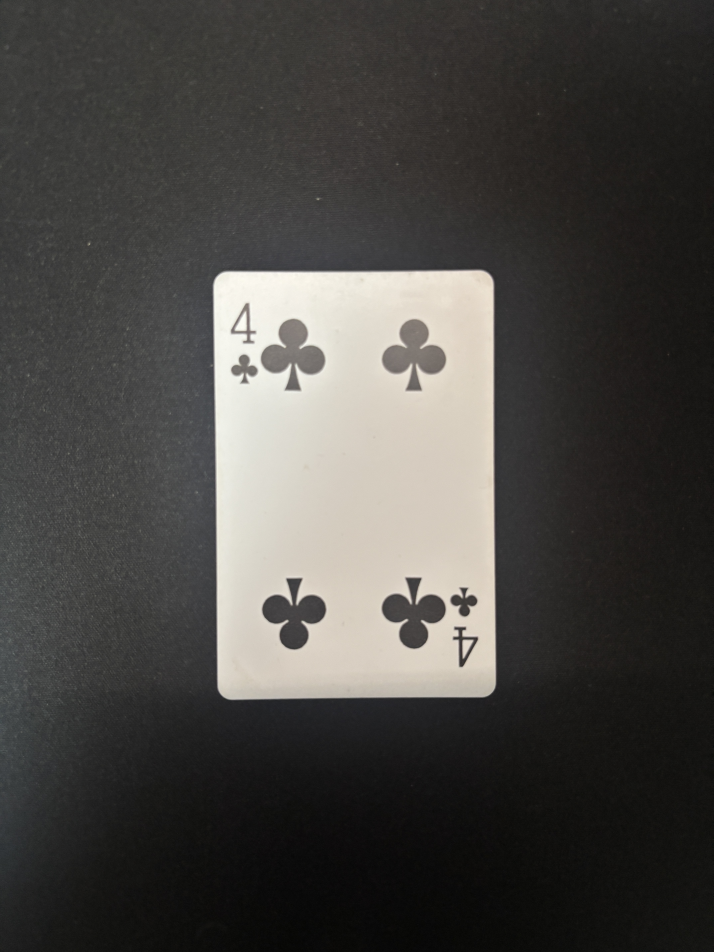
#> input picture data/photos_eval/IMG_7702.JPG, 4284 x 5712 px (shown at 1/6 size)
$ python -i classify.py   (imports and definitions only)
#> lines starting #> are read from the running program, lines starting #| are printed output that depends on the picture; after the words box and inside, x2 and y2 are one past the last pixel; in counts of white or black regions, pixels touching at a corner belong together
#> further down, picture is the input picture: shape (5712, 4284, 3); mean B, G, R 67.5, 70.5, 72.3
"""OpenCVによる古典的な画像処理(テンプレートマッチング)でカードのランク・
スートを判別するモジュール。

公開インターフェースは2関数:

    def predict_rank(image_path: Path) -> str | None
    def predict_suit(image_path: Path) -> str | None

predict_rank は classify_yolo.py と全く同じシグネチャにすることで、
tools/evaluate.py を1本で共通化し、比較の公平性をコードレベルで保証する
(この契約はスート対応を追加した後も変更していない)。

テンプレートは data/template_src/ (T セット) から作る。
data/deck/ (E セット、評価専用)は一切参照しない。

流れ:
    1. 背景を輝度(明度)で分離する。背景は暗色(黒クロス等)、カードは
       明色という前提でグレースケール化しOtsu二値化する
    2. 残った最大の輪郭をカードとみなし、minAreaRect + 射影変換で
       正立・正規サイズの画像に補正する
    3. 左上コーナー(ランクが上段・スートマークが下段というトランプ共通の
       レイアウト)から、輪郭のy位置クラスタリングで「行」に分ける。
       行0をランク文字、行1をスートマークとして扱う(実際に52枚で
       確認した限り、通常はこの2行にきれいに分かれる。まれに行同士が
       融合して1行になることがあり、その場合スートは検出不能=Noneになる)。
    4. T セットから作った「ランク/スートごとのテンプレート画像」との
       正規化相互相関(cv2.matchTemplate)が最大のものを予測する
       (テンプレート作成そのものは build_templates()/build_suit_templates()
       が共通の _build_glyph_templates() を呼ぶ形に統一している)

カードやランク文字/スートマークを検出できなかった場合は None(=UNKNOWN)を
返す。これは classify_yolo.py が検出0件のときに None を返すのと同じ扱いで
あり、tools/evaluate.py はこの2つを区別せず同一のUNKNOWN扱いで集計する。
"""
from __future__ import annotations

from pathlib import Path
from typing import Callable

import cv2
import numpy as np

from common import CardImage, DEFAULT_TEMPLATE_DIR, load_dataset

CARD_W, CARD_H = 400, 560          # カードを射影変換した後の正規サイズ
CORNER_W_FRAC = 0.17               # コーナー領域の幅(カード幅に対する割合)
CORNER_H_FRAC = 0.30               # コーナー領域の高さ
MIN_GLYPH_AREA = 20                # 文字とみなす輪郭の最小面積(px)
MIN_GLYPH_WIDTH = 15               # 文字とみなす輪郭の最小幅(px)。
                                    # クラブ系の一部のカード(C08/C04/CKなど)は、コーナー
                                    # クロップの右端に中央ピップの切れ端が幅8px程度のノイズ
                                    # 輪郭として写り込み、ランク行とスート行の間を橋渡しして
                                    # 誤って1行に融合させる原因になっていた。実測した本物の
                                    # 文字幅(36px以上)より十分小さい閾値でこのノイズだけを除く。
MAX_GLYPH_HEIGHT_FRAC = 0.6        # 文字とみなす輪郭の最大高さ(コーナー高さに対する割合)。
                                    # 絵札の枠線などコーナーの縦幅いっぱいに伸びる装飾線を除外する
ROW_GAP_TOL = 2                    # 同じ行とみなすy方向の許容ギャップ(px)。
                                    # 以前は6pxだったが、Q(絵札)はランク文字の裾とスート
                                    # マークの間隔が実測4〜6pxしかなく、6pxだと2つが1行に
                                    # 融合してランク文字にスートマークが混入してしまっていた
                                    # (T・E各52枚で実測し、0〜2pxなら全カードが正しく2行に
                                    # 分離できることを確認済み)。文字内の複数輪郭(例: "10"の
                                    # "1"と"0")はy範囲が重なる=ギャップが負なので、この値を
                                    # 下げても同じ行として結合され続ける。
GLYPH_SIZE = (48, 64)              # ランクをテンプレート化する際の統一サイズ (w,h)。数字/文字は縦長。
SUIT_GLYPH_SIZE = (48, 48)         # スートマークをテンプレート化する際の統一サイズ (w,h)。
                                    # ハート/ダイヤ/クラブ/スペードは実測でおよそ正方形に近いため
                                    # ランクとは別サイズにしている。

RANK_ROW_INDEX = 0                 # コーナー内の行のうち、ランク文字とみなす行番号
SUIT_ROW_INDEX = 1                 # 同、スートマークとみなす行番号

_TEMPLATE_DIR: Path = DEFAULT_TEMPLATE_DIR
_TEMPLATE_CACHE: dict[str, np.ndarray] | None = None
_SUIT_TEMPLATE_CACHE: dict[str, np.ndarray] | None = None


class CardNotFoundError(RuntimeError):
    """画像からカードやランク文字を検出できなかったときの例外(内部用)。"""


# --- カード検出・射影変換 ----------------------------------------------------


def _order_points(pts: np.ndarray) -> np.ndarray:
    s = pts.sum(axis=1)
    diff = np.diff(pts, axis=1).ravel()
    tl = pts[np.argmin(s)]
    br = pts[np.argmax(s)]
    tr = pts[np.argmin(diff)]
    bl = pts[np.argmax(diff)]
    return np.array([tl, tr, br, bl], dtype=np.float32)


def _find_card_contour(img: np.ndarray) -> np.ndarray:
    """暗い背景(黒クロス等)から明るいカードをOtsu二値化で切り出す。"""
    gray = cv2.cvtColor(img, cv2.COLOR_BGR2GRAY)
    _, card_mask = cv2.threshold(gray, 0, 255, cv2.THRESH_BINARY + cv2.THRESH_OTSU)
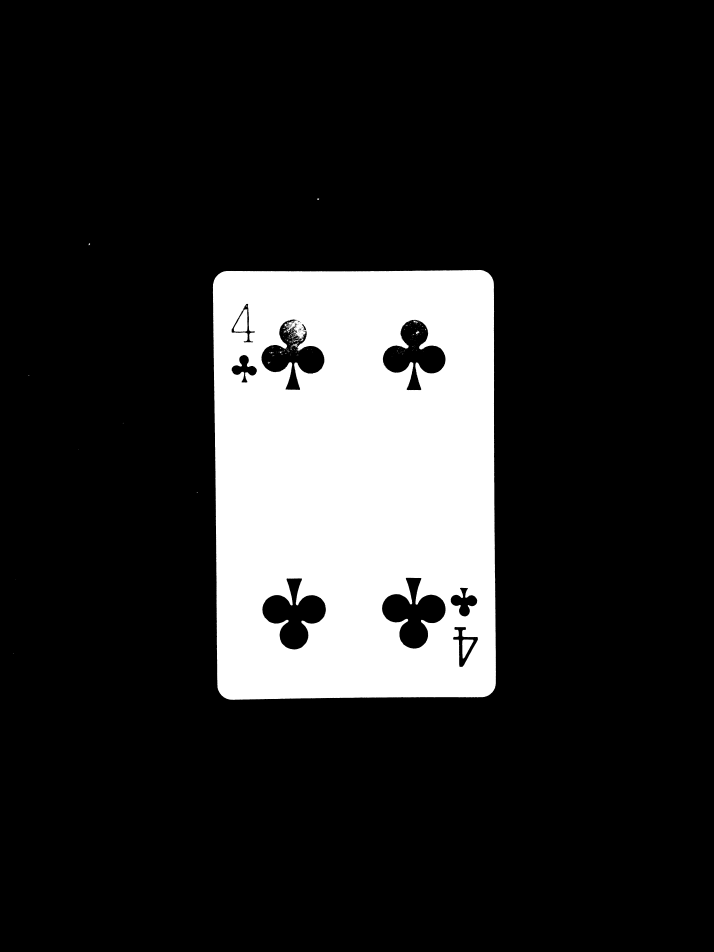
#> card_mask: shape (5712, 4284) (shown at 1/6 size); 16.1% white; 389 white regions (349 under 20 px), largest, box (x1, y1, x2, y2) and area: (1277, 1619, 2976, 4199) 3928281, (1403, 1855, 1486, 1991) 7194, (2773, 3837, 2841, 3951) 4573

    k = max(3, round(min(img.shape[:2]) * 0.01))
#> k = 43
    kernel = cv2.getStructuringElement(cv2.MORPH_ELLIPSE, (k, k))
    card_mask = cv2.morphologyEx(card_mask, cv2.MORPH_OPEN, kernel)
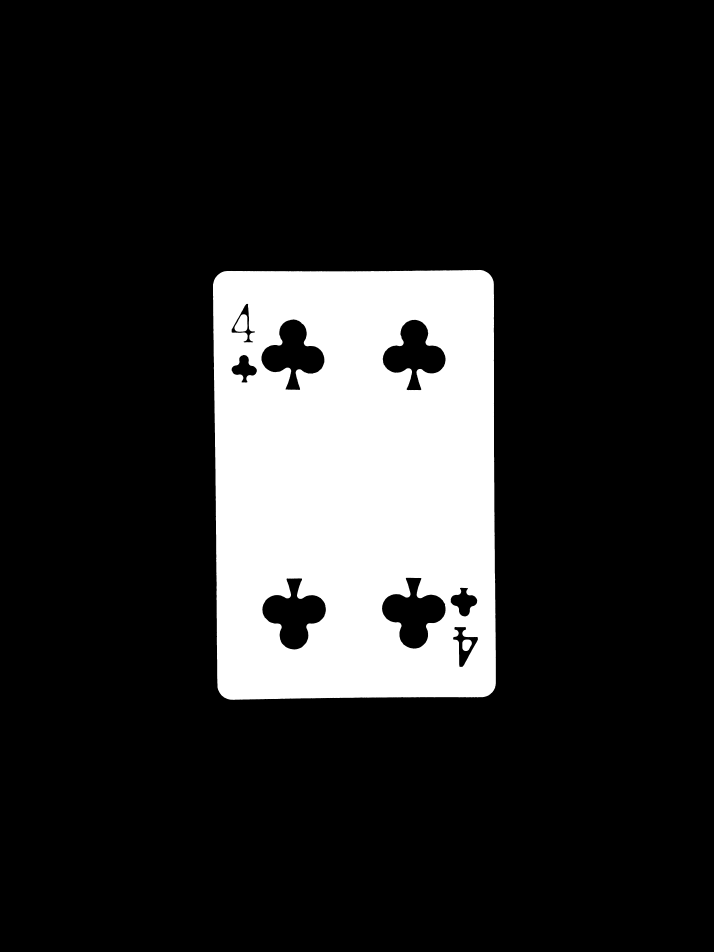
#> card_mask: shape (5712, 4284) (shown at 1/6 size); 16% white; 3 white regions, box (x1, y1, x2, y2) and area: (1278, 1619, 2975, 4199) 3899286, (1407, 1885, 1485, 1991) 6040, (2774, 3837, 2831, 3907) 3141
    card_mask = cv2.morphologyEx(card_mask, cv2.MORPH_CLOSE, kernel)
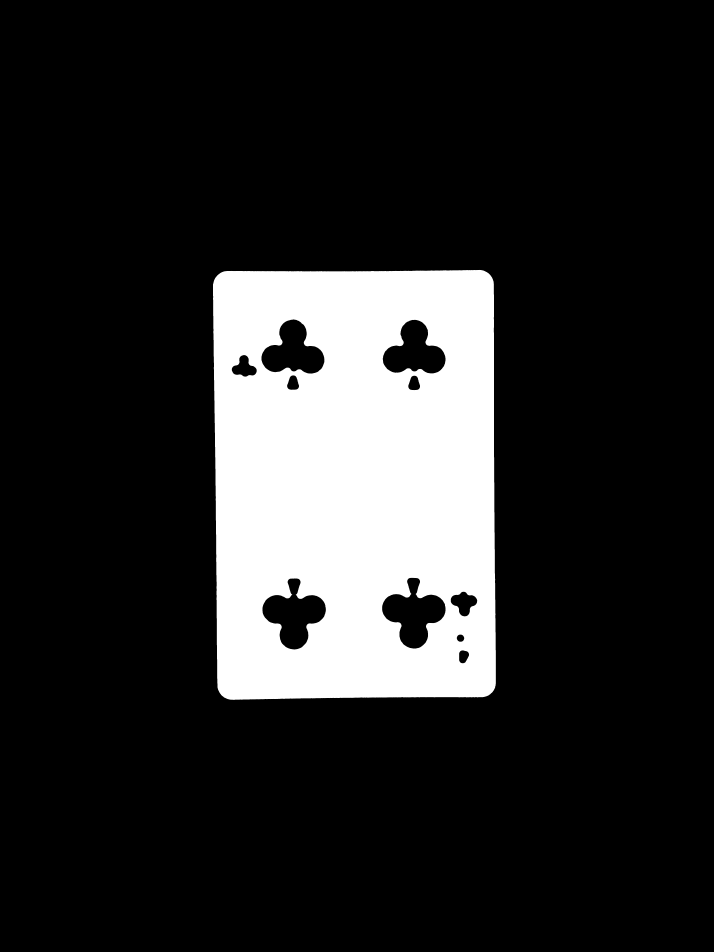
#> card_mask: shape (5712, 4284) (shown at 1/6 size); 16.1% white; 1 white region

    contours, _ = cv2.findContours(card_mask, cv2.RETR_EXTERNAL, cv2.CHAIN_APPROX_SIMPLE)
#> contours = 1 contour; box (x1, y1, x2, y2) and area: (1278, 1619, 2975, 4199) 4282626
    if not contours:
        raise CardNotFoundError("カードらしき領域が見つかりません")
    contour = max(contours, key=cv2.contourArea)
#> contour = contour of 1269 points, box (x1, y1, x2, y2) (1278, 1619, 2975, 4199), area 4282626
    if cv2.contourArea(contour) < img.shape[0] * img.shape[1] * 0.03:
        raise CardNotFoundError("検出領域が小さすぎます(背景除去に失敗した可能性)")
    return contour


def extract_card(img: np.ndarray) -> np.ndarray:
    """写真からカード部分だけを射影変換で切り出し、正規サイズに揃える。

    90°/180°の向き違いまでは補正しない(カードは常に正立で撮影されている前提)。
    """
    contour = _find_card_contour(img)
    (cx, cy), (rw, rh), angle = cv2.minAreaRect(contour)
#> cx = 2126.3; cy = 2907.7; rw = 1685.1; rh = 2573.1; angle = -0.295
    # 背景との境界にアンチエイリアシングや影の縁が残りやすいので、矩形を
    # 内側に少し縮めてから射影変換する(warp後の背景の縁の写り込みを防ぐ)。
    shrink = 0.96
    rect = ((cx, cy), (rw * shrink, rh * shrink), angle)
#> rect = ((2126.3, 2907.7), (1617.7, 2470.2), -0.295)
    box = cv2.boxPoints(rect)
#> box = [[1323.8, 4147], [1311.1, 1676.9], [2928.8, 1668.5], [2941.5, 4138.6]]
    src = _order_points(box)
#> in _order_points, `s = pts.sum(axis=1)`: s = [5470.8, 2987.9, 4597.3, 7080.2]
#> in _order_points, `diff = np.diff(pts, axis=1).ravel()`: diff = [2823.2, 365.8, -1260.3, 1197.1]
#> in _order_points, `tl = pts[np.argmin(s)]`: tl = [1311.1, 1676.9]
#> in _order_points, `br = pts[np.argmax(s)]`: br = [2941.5, 4138.6]
#> in _order_points, `tr = pts[np.argmin(diff)]`: tr = [2928.8, 1668.5]
#> in _order_points, `bl = pts[np.argmax(diff)]`: bl = [1323.8, 4147]
#> src = [[1311.1, 1676.9], [2928.8, 1668.5], [2941.5, 4138.6], [1323.8, 4147]]

    w = max(np.linalg.norm(src[0] - src[1]), np.linalg.norm(src[3] - src[2]))
#> w = 1617.7
    h = max(np.linalg.norm(src[0] - src[3]), np.linalg.norm(src[1] - src[2]))
#> h = 2470.2
    dst = np.array([[0, 0], [w - 1, 0], [w - 1, h - 1], [0, h - 1]], dtype=np.float32)
#> dst = [[0, 0], [1616.7, 0], [1616.7, 2469.2], [0, 2469.2]]

    matrix = cv2.getPerspectiveTransform(src, dst)
#> matrix = [[0.999, -0.00515, -1301.6], [0.00515, 1, -1682.9], [-6.11e-11, 6.3e-13, 1]]
    warped = cv2.warpPerspective(img, matrix, (int(w), int(h)))
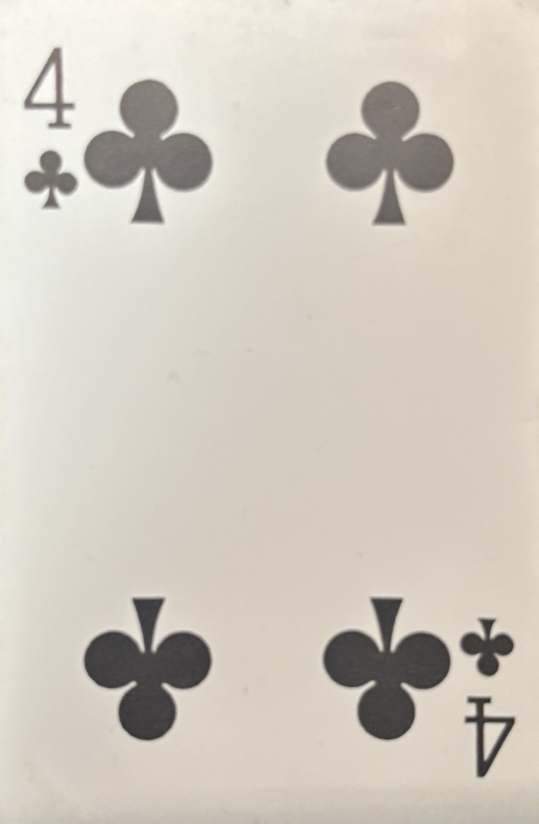
#> warped: shape (2470, 1617, 3) (shown at 1/3 size); mean B, G, R 191, 202.2, 208.8
    if warped.shape[1] > warped.shape[0]:  # 横長なら90°回して縦長に揃える
        warped = cv2.rotate(warped, cv2.ROTATE_90_CLOCKWISE)
    return cv2.resize(warped, (CARD_W, CARD_H), interpolation=cv2.INTER_AREA)
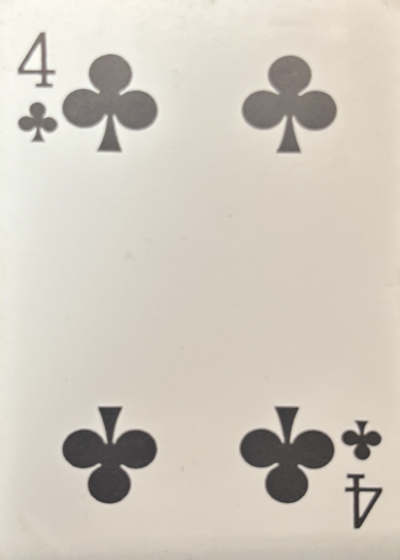
#> returned value: shape (560, 400, 3); mean of channels 0, 1, 2 191, 202.2, 208.8; drawn as B, G, R


# [55 lines left out: functions _binarize_ink, _glyph_rows, _normalize_glyph, _corner_binary, _extract_corner_glyph, not called in this run]


def extract_rank_glyph(card: np.ndarray) -> np.ndarray:
    """正規化済みカード画像から、左上コーナーのランク文字(2値画像)を切り出す。"""
    return _extract_corner_glyph(card, RANK_ROW_INDEX, GLYPH_SIZE, "ランク文字")


def extract_suit_glyph(card: np.ndarray) -> np.ndarray:
    """正規化済みカード画像から、左上コーナーのスートマーク(2値画像)を切り出す。"""
    return _extract_corner_glyph(card, SUIT_ROW_INDEX, SUIT_GLYPH_SIZE, "スートマーク")


# --- テンプレート管理 --------------------------------------------------------


# [45 lines left out: functions configure, _build_glyph_templates, not called in this run]


def build_templates(template_dir: Path) -> dict[str, np.ndarray]:
    """T セットから、ランクごとのテンプレートを作る。"""
    return _build_glyph_templates(template_dir, extract_rank_glyph, lambda item: item.rank, "ランク")


def build_suit_templates(template_dir: Path) -> dict[str, np.ndarray]:
    """T セットから、スートごとのテンプレートを作る。"""
    return _build_glyph_templates(template_dir, extract_suit_glyph, lambda item: item.suit, "スート")


# [67 lines left out: functions _get_templates, _get_suit_templates, _best_match, predict_rank, predict_suit, not called in this run]

>>> import cv2
>>> picture = cv2.imread('data/photos_eval/IMG_7702.JPG')
>>> result = extract_card(picture)

$ run again, on data/photos_eval/IMG_7703.JPG
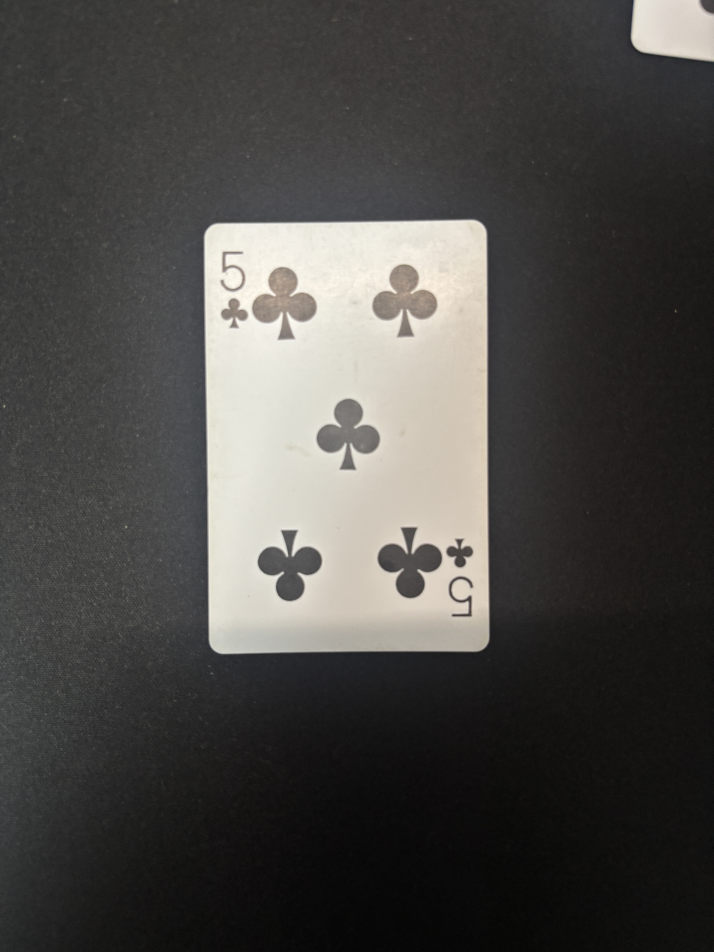
#> input picture data/photos_eval/IMG_7703.JPG, 4284 x 5712 px (shown at 1/6 size)
#> picture is the input picture: shape (5712, 4284, 3); mean B, G, R 70.1, 72.9, 74.4
#> in _find_card_contour, `card_mask = cv2.morphologyEx(card_mask, cv2.MORPH_CLOSE, kernel)`:
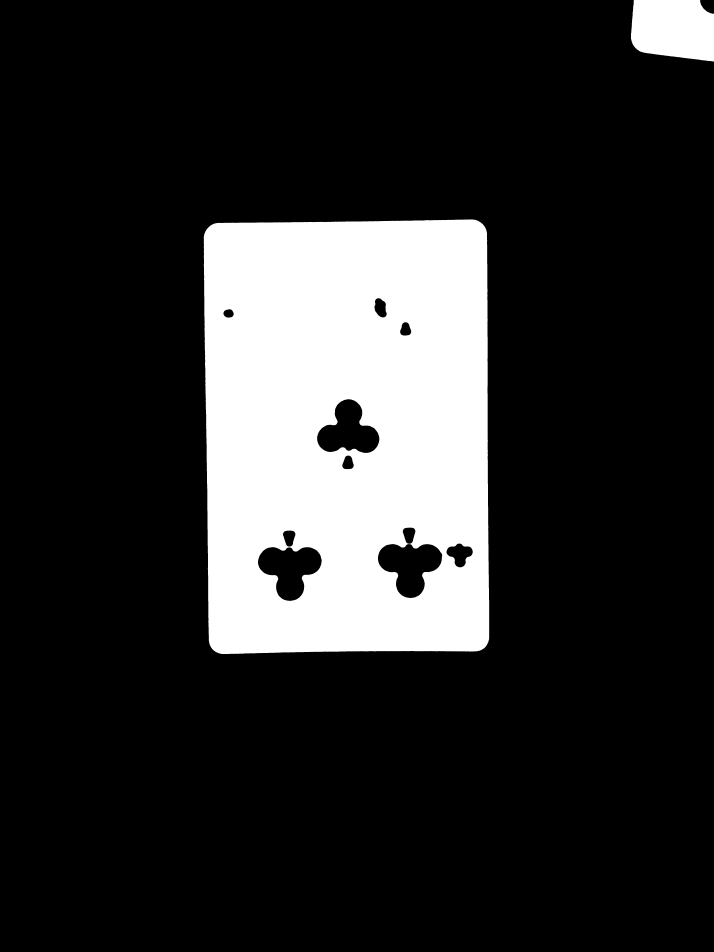
#> card_mask: shape (5712, 4284) (shown at 1/6 size); 17.4% white; 2 white regions
#> contours = 2 contours; box (x1, y1, x2, y2) and area: (1223, 1316, 2935, 3924) 4355350, (3786, 0, 4284, 369) 159250
#> in _find_card_contour, `contour = max(contours, key=cv2.contourArea)`: contour = contour of 1294 points, box (x1, y1, x2, y2) (1223, 1316, 2935, 3924), area 4355350
#> cx = 2083.7; cy = 2619.7; rw = 1700.6; rh = 2592.1; angle = -0.583
#> rect = ((2083.7, 2619.7), (1632.5, 2488.4), -0.583)
#> box = [[1280.1, 3872.2], [1254.8, 1383.8], [2887.2, 1367.2], [2912.6, 3855.5]]
#> s = [5152.3, 2638.6, 4254.4, 6768.1]
#> diff = [2592, 129.1, -1520, 943]
#> tl = [1254.8, 1383.8]
#> br = [2912.6, 3855.5]
#> tr = [2887.2, 1367.2]
#> bl = [1280.1, 3872.2]
#> src = [[1254.8, 1383.8], [2887.2, 1367.2], [2912.6, 3855.5], [1280.1, 3872.2]]
#> w = 1632.5
#> h = 2488.4
#> dst = [[0, 0], [1631.5, 0], [1631.5, 2487.4], [0, 2487.4]]
#> matrix = [[0.999, -0.0102, -1239.9], [0.0102, 1, -1396], [1.41e-19, 8.26e-20, 1]]
#> in extract_card, `return cv2.resize(warped, (CARD_W, CARD_H), interpolation=cv2.INTER_AR..`:
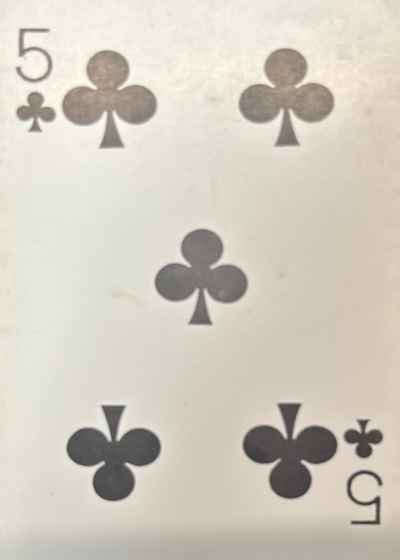
#> returned value: shape (560, 400, 3); mean of channels 0, 1, 2 192.3, 203.8, 209.4; drawn as B, G, R
